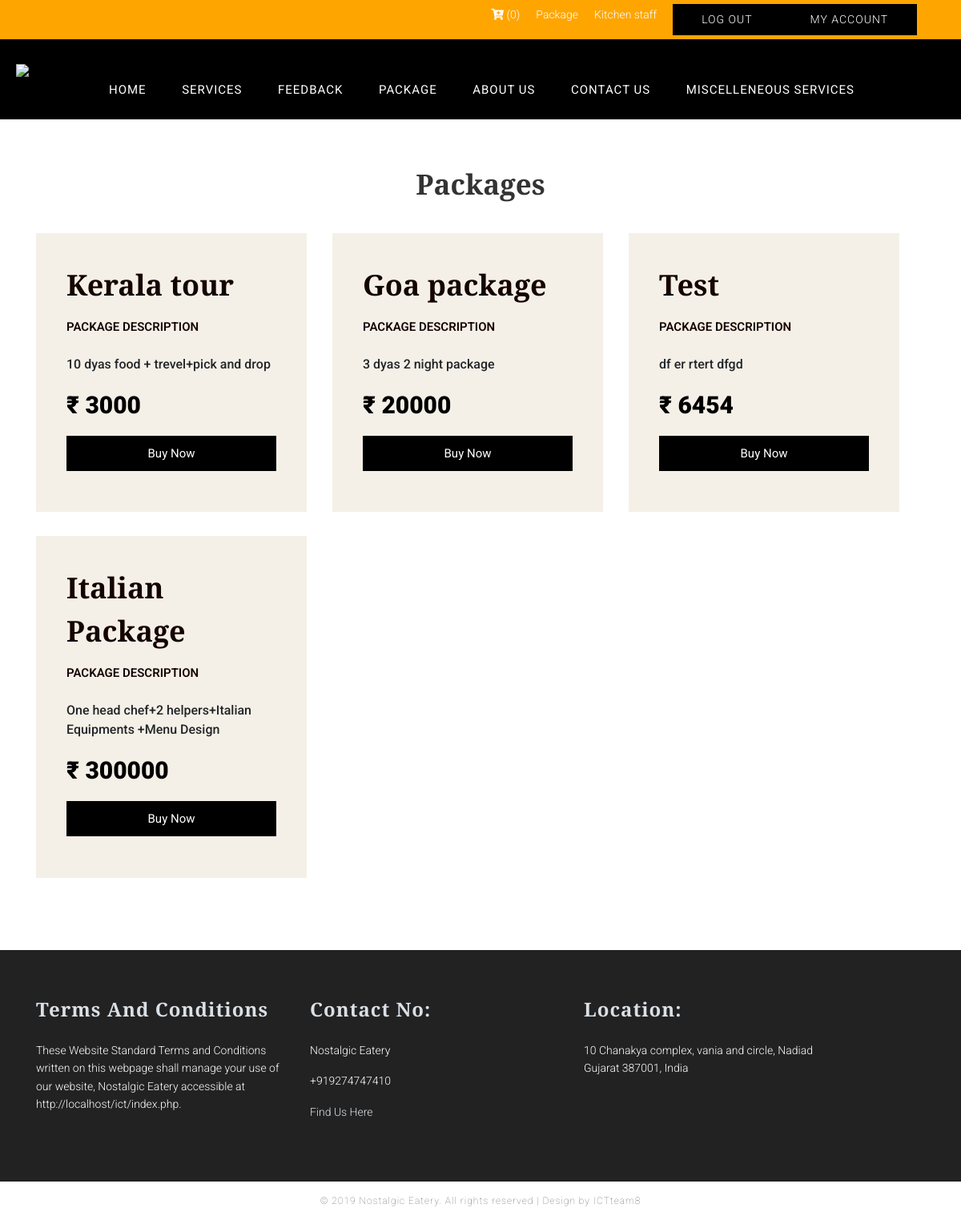
Page /show_package.php (signed in) on the committed database.
### tables this page shows
CREATE TABLE `package` (
  `id` int(50) NOT NULL,
  `package_name` varchar(50) NOT NULL,
  `package_desc` varchar(500) NOT NULL,
  `package_price` int(7) NOT NULL,
  `created_at` datetime NOT NULL DEFAULT current_timestamp()
);

### server.php (called while the page is built, shortened)
<?php
$servername = "localhost";
$username = "root";
$password = "";
$db = "ictatjcu_cons2";
$conn = mysqli_connect($servername, $username, $password, $db);
function print_packages($id = null)
{
	global $conn;
	$table = "package";
	$query = "SELECT * FROM " . $table;
	$query .= " order by id DESC";
	$query = mysqli_query($conn, $query);
	return  mysqli_fetch_all($query, MYSQLI_ASSOC);
}
?>

### show_package.php (the view, shortened to what this page needs)
<?php include('server.php'); ?>
<!doctype html>
<html>
<head>
	<?php require_once 'include/header_css.php'; ?>
</head>
<body>
	<div id="wrapper">
	    <?php include("include/nav.inc") ?>
		<section class="priceList">
			<div class="heading">
					<h2 class="section-title">Packages</h2>
			</div>
			<div class="container">
				<div class="row" style="width: 100%;">
					<?php
						$packages = print_packages();
						foreach ($packages as $key => $package) { ?>
							<div class="col-4">
								<div class="packages">
									<table>
										<tr>
											<td class="packname"><?php echo ucfirst($package['package_name']); ?></td>
										</tr>
										<tr>
											<td><h6>PACKAGE DESCRIPTION</h6></td></tr>
										<tr>
											<td><?php echo $package['package_desc']; ?></td></tr>
										<tr>
											<td> <div class="pricetag">₹ <?php echo $package['package_price']; ?></div></td></tr>
										<tr>
											<td>
												<a class="btn btn-primary" href="<?php echo ADMIN_ACTION_URL;?>?action=buy_package&id=<?php echo $package['id'];?>">Buy Now</a>
											</td>
										</tr>
									</table>
								</div>
							</div>
					<?php }	?>
				</div>
			</div>
		</section>
	</div>
	<?php include("include/footer.inc"); ?>
</body>
</html>

### style.css (style rules this page uses)
* { margin:0; padding:0; font-family: verdana; scroll-behavior:smooth; }
body { background:#fff;padding: 0px;margin: 0px; }
.btn { list-style: none; display: inline-block; float:right; }
#wrapper { width: 100%;float: left;margin-top: 0; }
h2.section-title { text-align:center; color:#333333; text-transform:capitalize; font-size:35px; text-decoration:none; margin-bottom: 50px;font-family: 'Playfair Display', serif;margin-top: 0px;font-weight: 700;margin-bottom: 15px; }
table { border-collapse:collapse; width:100%; margin-bottom:5%; }
td,th { text-align:center; padding:8px;font-family: "Roboto", sans-serif;font-weight: 500; width: 100%; float: left; }
.packname { font-size: 36px;color: #140400;font-family: 'Playfair Display', serif;font-weight: 700; }
.packages td h6 { font-size: 15px;color: #140400;font-family: "Roboto", sans-serif;font-weight: 600 !important;margin-bottom: 10px; }
.pricetag { font-size: 30px;color: #000000;font-family: "Roboto", sans-serif;font-weight: 900; }
td .btn { font-family: "Roboto", sans-serif;font-weight: 400;background-color: #000;border: 0px;font-size: 15px;color: #fff;padding: 13px 30px !important; border-radius: 0px;width: 100%;line-height: normal !important; }
.container { width: 1170px;margin: 0 auto; }
.heading { width: 100%;float: left;text-align: center;margin-bottom: 25px; }
.packages { width: 338px;height: auto;float: left;background-color: #f5f0e7;margin-bottom: 30px;padding: 30px; }
.priceList { padding: 60px 0px;width: 100%;float: left; }
body { font-family: $font-default; font-weight: 100; }
.btn { border-radius: 0px;background-color: #000;padding: 8px 35px; }
#kitchen_stat th, td { width: auto; float: none; text-align: left; }

### rows in the picture
package: package_name "Kerala tour", package_desc "10 dyas food + trevel+pick and drop", package_price "3000"
package: package_name "Goa package", package_desc "3 dyas 2 night package", package_price "20000"
package: package_name "Test", package_desc "df er rtert dfgd", package_price "6454"
package: package_name "Italian Package", package_desc "One head chef+2 helpers+Italian Equipments +Menu Design", package_price "300000"

### other values in the picture
$cart_count "0"
